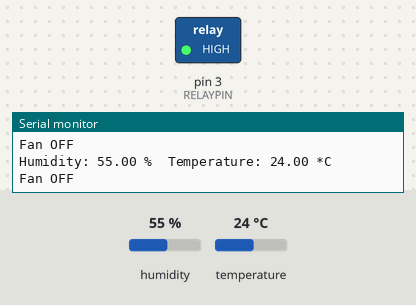
Simulated run of this sketch. Board: Arduino Uno, built with avr-gcc and run on an emulated ATmega328P. Parts: switched loads named in the sketch (green lamp = pin HIGH), the last lines printed to the serial monitor. Inputs (shaded band) come from the test bench; at power-on: humidity 55 %, temperature 24 °C.

Above: at 4.8 s.
4.9 s: humidity set to 59 %
7.9 s: humidity set to 62 %
At 8.5 s:
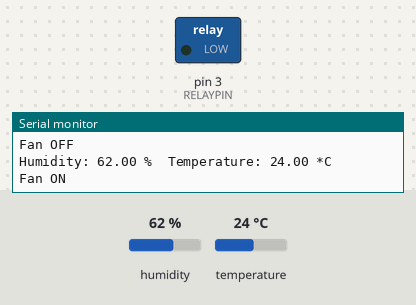
10.9 s: humidity set to 22 %
At 13.2 s:
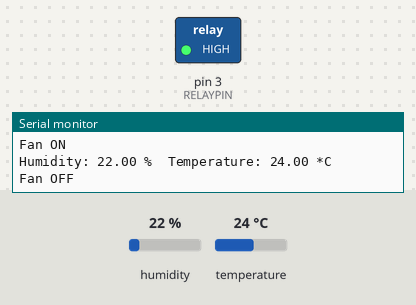
13.9 s: humidity set to 68 %
At 15.0 s:
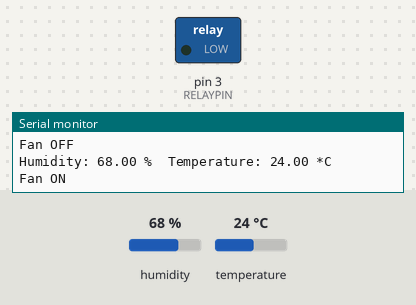
Timing chart, 0 to 16.9 s (numbered marks = the images above; inputs shaded):
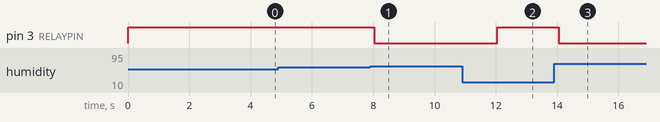

Measured:
- the behaviour switches between 60 and 61 % on humidity (found by bisection; images 0 and 1)
- after the input at 7.9 s, pin 3 (RELAYPIN): HIGH → LOW after 0.13 s
- after the input at 10.9 s, pin 3 (RELAYPIN): LOW → HIGH after 1.1 s
- after the input at 13.9 s, pin 3 (RELAYPIN): HIGH → LOW after 0.15 s

The sketch:

AgriSense_DHT12_Fan_Control.ino
```cpp
#include <DHT.h>

#define DHTPIN 2     // Pin where the DHT12 is connected
#define DHTTYPE DHT12   // DHT12 sensor
#define RELAYPIN 3    // Pin connected to the relay

DHT dht(DHTPIN, DHTTYPE);

void setup() {
  Serial.begin(9600);
  dht.begin();
  pinMode(RELAYPIN, OUTPUT);
  digitalWrite(RELAYPIN, HIGH); // Initialize relay to off
}

void loop() {
  delay(2000);  // Delay between sensor readings
  float h = dht.readHumidity();
  float t = dht.readTemperature();

  if (isnan(h) || isnan(t)) {
    Serial.println("Failed to read from DHT sensor!");
    return;
  }

  Serial.print("Humidity: ");
  Serial.print(h);
  Serial.print(" %	");
  Serial.print("Temperature: ");
  Serial.print(t);
  Serial.println(" *C");

  // If humidity is greater than 60%, turn on fan (relay)
  if (h > 60) {
    digitalWrite(RELAYPIN, LOW); // Activate relay
    Serial.println("Fan ON");
  } else {
    digitalWrite(RELAYPIN, HIGH); // Deactivate relay
    Serial.println("Fan OFF");
  }
}
```
